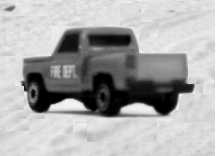
%> input picture a.jpg, 216 x 156 px; the run also reads 1 picture not shown here
$ octave thottelingfortruck.m   (GNU Octave 9; MATLAB toolbox functions it lacks are replaced by stand-ins)
%> lines starting %> are read from the running program, lines starting %| are printed output that depends on the picture
%%Input zone

b1 = reshape(imread('a.jpg'),1,[]);
b2 = reshape(imread('b.jpg'),1,[]);
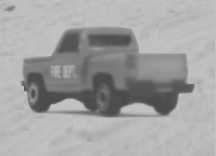
%> input picture b.jpg, 216 x 156 px
b3 = reshape(imread('c.jpg'),1,[]);
b4 = reshape(imread('d.jpg'),1,[]);
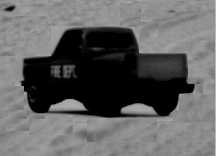
%> input picture d.jpg, 216 x 156 px
b5 = reshape(imread('e.jpg'),1,[]);
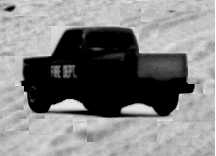
%> input picture e.jpg, 216 x 156 px

data = [b1;b2;b3;b4;b5];
data = data';
data = double(data);

C = cov(data);
%> C = [5619.2 2830.6 2262.6 4493.1 6034.9; 2830.6 1432.1 1143.6 2262.8 3039.4; 2262.6 1143.6 946.2 1721.8 2303.4; 4493.1 2262.8 1721.8 3904.7 5261.1; 6034.9 3039.4 2303.4 5261.1 7112.8]
[SortedEV,SortedEVls] = eigs(C);
%> SortedEV = [0.543 0.556 -0.335 0.519 -0.12; 0.274 0.289 0.0739 -0.353 0.843; 0.213 0.461 0.412 -0.567 -0.501; 0.456 -0.34 0.731 0.373 0.0605; 0.614 -0.528 -0.422 -0.382 -0.141]; SortedEVls = [18515.9 0 0 0 0; 0 480.1 0 0 0; 0 0 8.07 0 0; 0 0 0 7.14 0; 0 0 0 0 3.73]
SortedEV = SortedEV';
%> SortedEV = [0.543 0.274 0.213 0.456 0.614; 0.556 0.289 0.461 -0.34 -0.528; -0.335 0.0739 0.412 0.731 -0.422; 0.519 -0.353 -0.567 0.373 -0.382; -0.12 0.843 -0.501 0.0605 -0.141]
SortedEV = flip(SortedEV);
%> SortedEV = [-0.12 0.843 -0.501 0.0605 -0.141; 0.519 -0.353 -0.567 0.373 -0.382; -0.335 0.0739 0.412 0.731 -0.422; 0.556 0.289 0.461 -0.34 -0.528; 0.543 0.274 0.213 0.456 0.614]
mx=mean(mean(data));
%> mx = 147.7

y = SortedEV*(data'-mx);

b1 = reshape(y(1,:),size(imread('a.jpg')));
%> b1: size 156x216x3 double; min -18.73, max 10, mean -4.82
b2 = reshape(y(2,:),size(imread('a.jpg')));
%> b2: size 156x216x3 double; min -39.45, max -0.0237, mean -20.66
b3 = reshape(y(3,:),size(imread('a.jpg')));
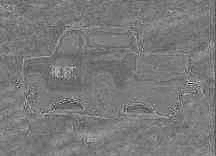
%> b3: size 156x216x3 double; min -52.29, max 6.61, mean -24.13; drawn with min black and max white
b4 = reshape(y(4,:),size(imread('a.jpg')));
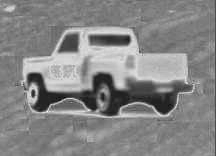
%> b4: size 156x216x3 double; min -19.76, max 124.6, mean 55.9; drawn with min black and max white
b5 = reshape(y(5,:),size(imread('a.jpg')));
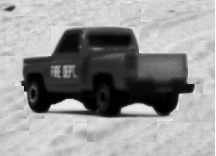
%> b5: size 156x216x3 double; min -272.2, max 169.2, mean -10.1; drawn with min black and max white

im = mat2gray(b1);
figure, subplot(3,2,1), imshow(im);

im = mat2gray(b2);
subplot(3,2,2), imshow(im);

im = mat2gray(b3);
subplot(3,2,3), imshow(im);

im = mat2gray(b4);
subplot(3,2,4), imshow(im);

im = mat2gray(b5);
subplot(3,2,5), imshow(im);

diagonal = diag(SortedEVls);
%> diagonal = [18515.9; 480.1; 8.07; 7.14; 3.73]

errors = zeros(5);

for i = 1:5
    errors(i) = sum(diagonal(1:(5-i)));
end
%> after the loop, errors = [19011.2 0 0 0 0; 19004.1 0 0 0 0; 18996 0 0 0 0; 18515.9 0 0 0 0; 0 0 0 0 0]

%plot the errors
figure, plot(1:5,errors);
%> after `plot(1:5,errors)`:
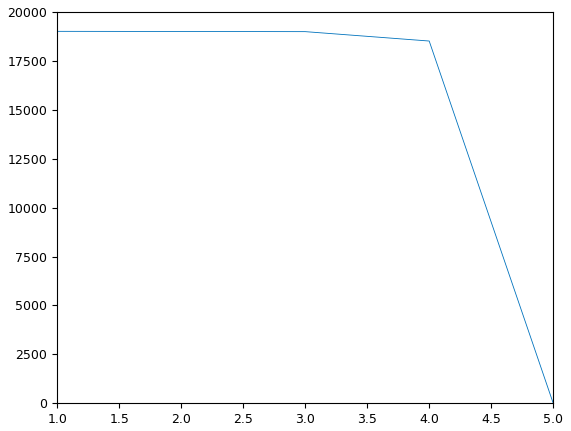
%> figure redrawn from the program's plot data
